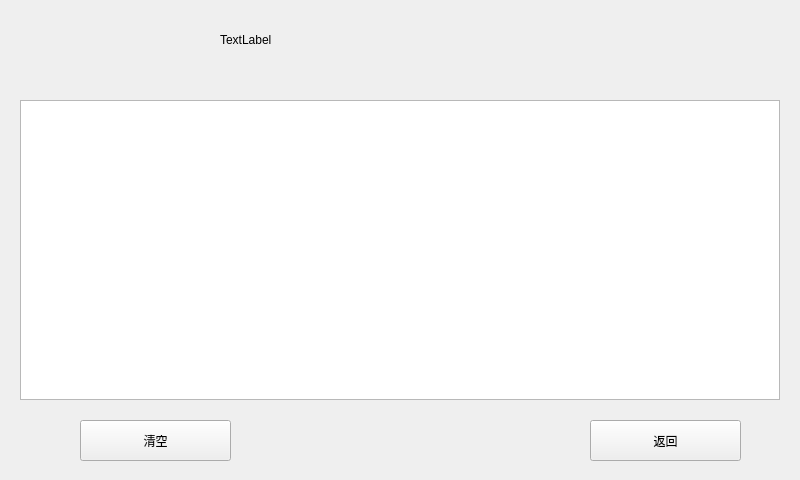
<?xml version="1.0" encoding="UTF-8"?>
<ui version="4.0">
 <class>HisDataDis</class>
 <widget class="QWidget" name="HisDataDis">
  <property name="geometry">
   <rect>
    <x>0</x>
    <y>0</y>
    <width>800</width>
    <height>480</height>
   </rect>
  </property>
  <property name="windowTitle">
   <string>Form</string>
  </property>
  <widget class="QPushButton" name="pushCleanButton">
   <property name="geometry">
    <rect>
     <x>80</x>
     <y>420</y>
     <width>151</width>
     <height>41</height>
    </rect>
   </property>
   <property name="text">
    <string>清空</string>
   </property>
  </widget>
  <widget class="QPushButton" name="pushExitButton">
   <property name="geometry">
    <rect>
     <x>590</x>
     <y>420</y>
     <width>151</width>
     <height>41</height>
    </rect>
   </property>
   <property name="text">
    <string>返回</string>
   </property>
  </widget>
  <widget class="QTableView" name="tableView">
   <property name="geometry">
    <rect>
     <x>20</x>
     <y>100</y>
     <width>760</width>
     <height>300</height>
    </rect>
   </property>
  </widget>
  <widget class="QLabel" name="lb_Title">
   <property name="geometry">
    <rect>
     <x>220</x>
     <y>20</y>
     <width>360</width>
     <height>40</height>
    </rect>
   </property>
   <property name="text">
    <string>TextLabel</string>
   </property>
  </widget>
 </widget>
 <resources/>
 <connections/>
</ui>
